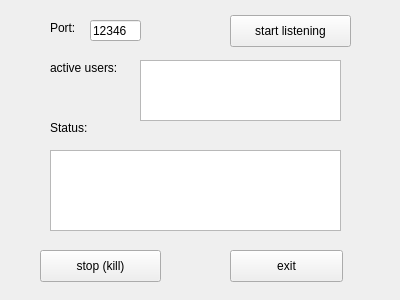
<?xml version="1.0" encoding="UTF-8"?>
<ui version="4.0">
 <class>server</class>
 <widget class="QWidget" name="server">
  <property name="geometry">
   <rect>
    <x>0</x>
    <y>0</y>
    <width>400</width>
    <height>300</height>
   </rect>
  </property>
  <property name="windowTitle">
   <string>Server</string>
  </property>
  <widget class="QPushButton" name="stop_button">
   <property name="geometry">
    <rect>
     <x>40</x>
     <y>250</y>
     <width>121</width>
     <height>32</height>
    </rect>
   </property>
   <property name="text">
    <string>stop (kill)</string>
   </property>
  </widget>
  <widget class="QPushButton" name="exit_button">
   <property name="geometry">
    <rect>
     <x>230</x>
     <y>250</y>
     <width>113</width>
     <height>32</height>
    </rect>
   </property>
   <property name="text">
    <string>exit</string>
   </property>
  </widget>
  <widget class="QTextBrowser" name="textBrowser">
   <property name="geometry">
    <rect>
     <x>50</x>
     <y>150</y>
     <width>291</width>
     <height>81</height>
    </rect>
   </property>
  </widget>
  <widget class="QLabel" name="label">
   <property name="geometry">
    <rect>
     <x>50</x>
     <y>120</y>
     <width>60</width>
     <height>16</height>
    </rect>
   </property>
   <property name="text">
    <string>Status:</string>
   </property>
  </widget>
  <widget class="QPushButton" name="start_button">
   <property name="geometry">
    <rect>
     <x>230</x>
     <y>15</y>
     <width>121</width>
     <height>32</height>
    </rect>
   </property>
   <property name="text">
    <string>start listening</string>
   </property>
  </widget>
  <widget class="QLabel" name="port_label">
   <property name="geometry">
    <rect>
     <x>50</x>
     <y>20</y>
     <width>60</width>
     <height>16</height>
    </rect>
   </property>
   <property name="text">
    <string>Port:</string>
   </property>
  </widget>
  <widget class="QLineEdit" name="port_lineEdit">
   <property name="geometry">
    <rect>
     <x>90</x>
     <y>20</y>
     <width>51</width>
     <height>21</height>
    </rect>
   </property>
   <property name="text">
    <string>12346</string>
   </property>
  </widget>
  <widget class="QLabel" name="label_2">
   <property name="geometry">
    <rect>
     <x>50</x>
     <y>60</y>
     <width>81</width>
     <height>16</height>
    </rect>
   </property>
   <property name="text">
    <string>active users:</string>
   </property>
  </widget>
  <widget class="QTextBrowser" name="activeUsers_browser">
   <property name="geometry">
    <rect>
     <x>140</x>
     <y>60</y>
     <width>201</width>
     <height>61</height>
    </rect>
   </property>
  </widget>
 </widget>
 <resources/>
 <connections>
  <connection>
   <sender>exit_button</sender>
   <signal>clicked()</signal>
   <receiver>server</receiver>
   <slot>close()</slot>
   <hints>
    <hint type="sourcelabel">
     <x>286</x>
     <y>245</y>
    </hint>
    <hint type="destinationlabel">
     <x>199</x>
     <y>149</y>
    </hint>
   </hints>
  </connection>
 </connections>
</ui>
